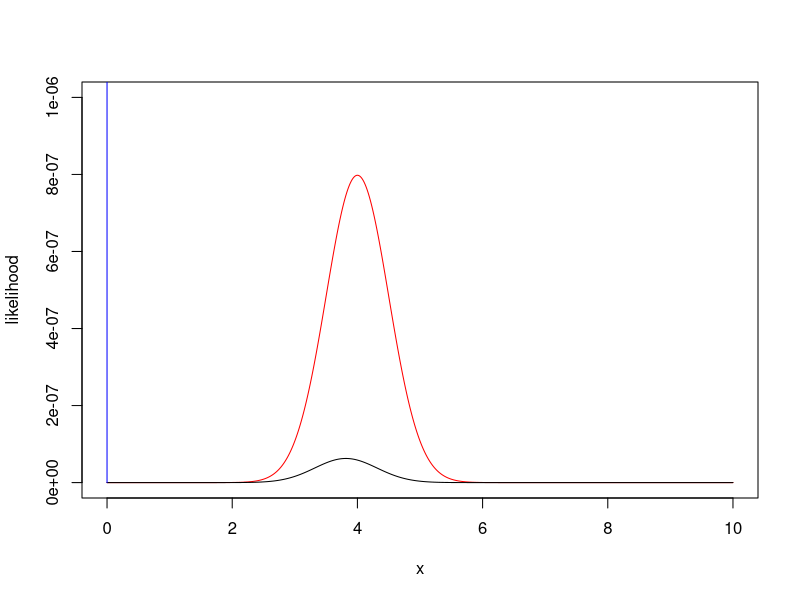

This chart was generated by the following R code: (Note: this script raises an error after producing the figure.)
# Week 2 Quiz

# 1 

# Which of the following statements is true of a probability mass 
# function but not a probability density function?
  
  
# The probability that a random variable X is equal to a specific value x can be greater than zero.


# 2

# Below are plots of the prior distribution for a parameter $\theta$ and the 
# likelihood as a function of $\theta$ based on 10 observed data points.

x<-seq(0,10,by=0.01)
prior<-dgamma(x,2,1)
likelihood<-dnorm(x,4,0.5)/1e6
posterior<-prior*likelihood
plot(x,likelihood,type="l",col="red",ylim=c(0,.000001))
lines(x,posterior,col="black")
lines(x,prior,col="blue")


# 3

# Which of the following distributions would be a good choice of prior to 
# use if you wanted to determine if a coin is fair when you have a strong 
# belief that the coin is biased towards heads? (Assume a model where we call
# heads a success and tails a failure).


Beta(90, 10)

# 4

# If John is trying to perform a Bayesian analysis to make inferences 
# about the proportion of defective electric toothbrushes, which of the 
# following distributions represents the a conjugate prior for the proportion p ?


# Beta


# 5

# You are hired as a data analyst by politician A. She wants to know the 
# proportion of people in Metrocity who favor her over politician B. 
# From previous poll numbers, you place a Beta(40,60) prior on the proportion. 
# From polling 200 randomly sampled people in Metrocity, you find that 103 people
# prefer politician A to politician B. What is the posterior probability that 
# the majority of people prefer politician A to politican B (i.e. P(p>0.5|data))?
  
1-pbeta(.5, 143, 157) 


# 6

# An engineer has just finished building a new production line for manufacturing 
# widgets. They have no idea how likely this process is to produce defective 
# widgets so they plan to run two separate runs of 15 widgets each. The first 
# run produces 3 defective widgets and the second 5 defective widgets.

# We represent our lack of apriori knowledge of the probability of producing a 
# defective widgets, p, using a flat, uninformative prior -Beta(1,1). 
# What should the posterior distribution of p be after the first run is finished? 
# And after the second?
  
  
# After the first run, Beta(4,13). After the second run, Beta(9,23).

# 7

# Suppose that the number of fish that Hans catches in an hour follows a Poisson 
# distribution with rate \lambdaλ. If the prior on \lambdaλ is Gamma(1,1) and 
# Hans catches no fish in five hours, what is the posterior distribution for 
# \lambdaλ?
  
  
# Gamma(k = 1, \theta = 1/6)Gamma(k=1,θ=1/6)


# 8

# Suppose that a miner finds a gold nugget and wants to know the weight of 
# the nugget in order to assess its value. The miner believes the nugget to 
# be roughly 200 grams, although she is uncertain about this quantity, so she 
# puts a standard deviation of 50 grams on her estimate. She weighs the nugget 
# on a scale which is known to weigh items with standard deviation 2 grams. 
# The scale measures the nugget at 149.3 grams. What distribution summarizes 
# the posterior beliefs of the miner?
  
  mu<-200 #prior mean
  tau<-50 #prior sd
  sigma<-2 # data sd
  xmean<-149.3 # data mean
  n<-1 # number of measurements
  
  muStar<-(mu*sigma^2+n*xmean*tau^2)/(sigma^2+n*tau^2) #posterior mean
  tauStar<-sqrt((sigma^2*tau^2)/(sigma^2+n*tau^2)) # posterior sd
  c(muStar,tauStar)
  
# 9

# A scientist is interested in estimating the average weight of male golden 
# hamsters. They decide to use a Bayesian approach to estimate \muμ by creating 
# a credible interval using a weakly informative prior. The posterior 
# distribution gives a 95% credible interval spanning 3.3 - 4.0 oz. 
# According to this model, what is the probability that \muμ does not fall 
# within this range?

  
# 5%
  
# 10

# Suppose you are given a coin and told that the die is either biased towards 
# heads (p = 0.75 ) or biased towards tails (p = 0.25 ). Since you have no prior
# knowledge abou the bias of the coin, you place a prior probability of 0.5 on 
# the outcome that the coin is biased towards heads. You flip the coin twice and 
# it comes up tails both times. What is the posterior probability that your next 
# flip will be heads?
    
    
ph1<-dbinom(0, 2, .75)
ph2<-dbinom(0, 2, .25)
denom<-ph1+ph2
posth<-ph1/denom
postt<-1-posth
postprobhead<-(.75*posth)+(.25*postt)
postprobhead


#10 a

# Suppose you are given a die and told that the die is either fair or is loaded 
# (it always comes up as a 6). Since most dice are not loaded, you place a prior 
# probability of 0.8 on the outcome that the die is fair. You roll a die and it 
# comes up as a 6. What is the posterior probability that your next roll will 
# also be a 6?
  
pstar<-(1/6)*(8/10)/((1/6)*(8/10)+1*2/10) #post probability that coin is fair
p6post<-pstar*1/6+(1-pstar)*1
p6post